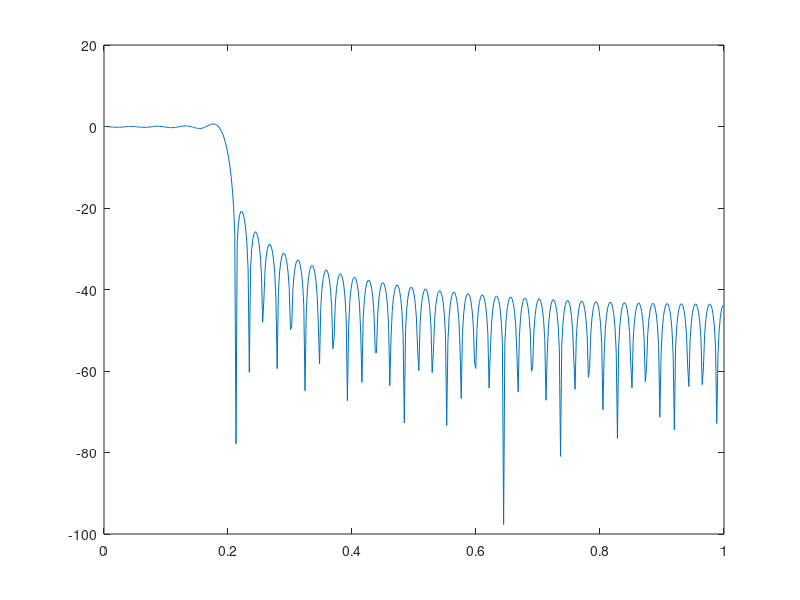

Write MATLAB code to recreate this figure.
clc
clear all
close all
delp=0.001;
dels=0.1;
fs=8000;
fp=1500;
F=500+fp;
N=ceil((-20*log((dels*delp)^(0.5))-13)/(14.6*(F-fp)/fs));
disp(N)
b=fir1(N-1,0.2,'low',rectwin(N));  %filter coeff.(response)
[h,omega]=freqz(b,1,512);
figure
plot(omega/pi,20*log10(abs(h)))